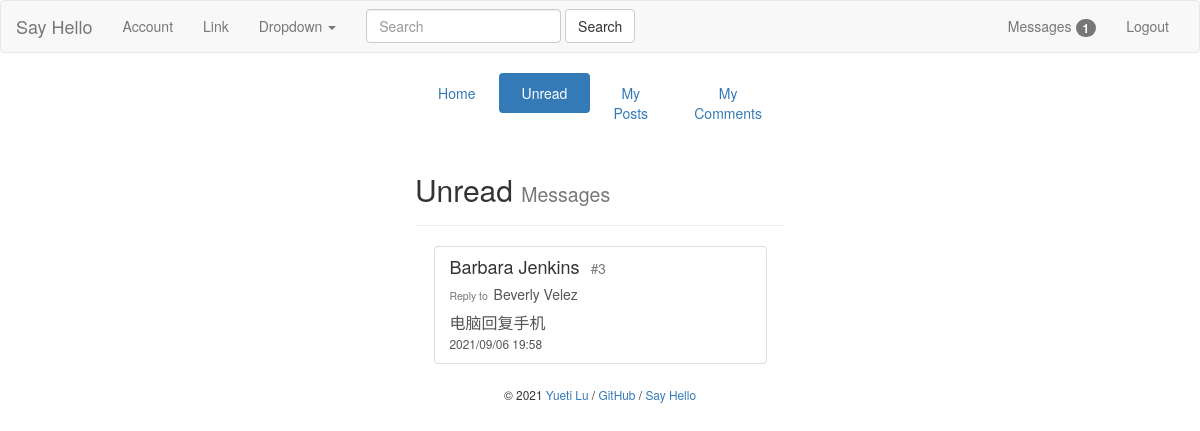
Page /admin/unreadMessages (signed in) on the committed database.
### bluelog/models.py (models this page shows)
class Comment(db.Model):
    id = db.Column(db.Integer, primary_key=True)
    name = db.Column(db.String(30))
    body = db.Column(db.Text)
    replyTo = db.Column(db.String(30))
    commentFloor = db.Column(db.Integer)
    from_admin = db.Column(db.Boolean, default=False)
    timestamp = db.Column(db.DateTime, default=datetime.now, index=True)
    post_id = db.Column(db.Integer, db.ForeignKey('post.id'))
    post = db.relationship('Post', back_populates='comments')
    user_id = db.Column(db.Integer, db.ForeignKey('user.id'))
    user = db.relationship('User', back_populates='comments')

### bluelog/blueprints/admin.py (the view)
@admin_bp.route('/unreadMessages')
def manageUnreadMessages():
    if not current_user.is_authenticated:
        return redirect(url_for('blog.index'))
    else:
        unreadMessages = UnreadMessage.query.filter(and_(UnreadMessage.user_id == current_user.id,
                                                         UnreadMessage.haveRead == 0)).all()
        unreadMessages = Comment.query.filter(Comment.id.in_([unreadMessage.comment_id for unreadMessage in unreadMessages])).all()
        return render_template('admin/manageUnreadMessage.html', comments=unreadMessages)

### bluelog/forms.py
class SearchForm(FlaskForm):
    body = StringField('SearchMessage', validators=[DataRequired()])
    submit = SubmitField('Search')

### bluelog/__init__.py (called while the page is built)
def register_template_context(app):
    @app.context_processor
    def injectSearchForm():
        searchForm = SearchForm()
        return dict(searchForm=searchForm)
    @app.context_processor
    def injectUnreadMessage():
        if current_user.is_authenticated:
            user = User.query.get(current_user.id)
            unreadMessageNum = UnreadMessage.query.filter(and_(UnreadMessage.user_id == user.id,
                                                               UnreadMessage.haveRead == 0)).count()
            return dict(unreadMessageNum=unreadMessageNum)
        else:
            return dict(unreadMessageNum=0)

### bluelog/extensions.py (called while the page is built)
@login_manager.user_loader
def load_user(user_id):
    from bluelog.models import User
    user = User.query.get(int(user_id))
    return user

### bluelog/templates/admin/manageUnreadMessage.html
{% extends 'base.html' %}
{% from "macros.html" import show_flash with context %}
{% from "macros.html" import show_footer %}
{% from "macros.html" import show_comment_in_href %}
{% block content %}
    <div class="col-md-4"></div>
    <div class="col-md-4">
        <ul class="nav nav-pills nav-justified">
            <li role="presentation"><a href="{{ url_for('admin.index') }}">Home</a></li>
            <li role="presentation" class="active"><a href="{{ url_for('admin.manageUnreadMessages') }}">Unread</a></li>
            <li role="presentation"><a href="{{ url_for('admin.managePosts') }}">My Posts</a></li>
            <li role="presentation"><a href="{{ url_for('admin.manageComments') }}">My Comments</a></li>
        </ul>
        <div class="page-header">
            <h2>Unread <small>Messages</small></h2>
        </div>
        <ul class="list-group" style="margin:0 auto; width:90%">
            {% for comment in comments %}
                {{ show_comment_in_href(comment) }}
            {% endfor %}
        </ul>
        {{ show_footer() }}
    </div>
    <div class="col-md-4"></div>
{% endblock content %}

### bluelog/templates/macros.html (shortened to what this page needs)
{% macro show_footer() %}
    <footer class="text-center" style="margin-top: 20px;">
        <small> &copy; 2021 <a href="https://github.com/luyueti111" title="Written by Grey Li">Yueti Lu</a> /
            <a href="https://github.com/luyueti111/Bluelog" title="Fork me on GitHub">GitHub</a> /
            <a href="{{ url_for('blog.hello') }}" title="A HelloFlask project">Say Hello</a>
        </small>
    </footer>
{% endmacro %}
{% macro show_comment_in_href(comment) %}
    {% set post = comment.post %}
    <a class="list-group-item" href="{{ url_for('blog.replyPage', post_id=comment.post_id) }}">
        {% if comment.name == post.name %}
            <h4 class="list-group-item-heading text-info">{{ comment.name }}<small>&nbsp;&nbsp;&nbsp;#{{ comment.commentFloor }}</small>
            </h4>
        {% else %}
            <h4 class="list-group-item-heading">{{ comment.name }}<small>&nbsp;&nbsp;&nbsp;#{{ comment.commentFloor }}</small>
            </h4>
        {% endif %}
        {% if comment.replyTo is not none %}
            <h5><small>Reply to&nbsp;&nbsp;</small>{{ comment.replyTo }}</h5>
        {% endif %}
        <p class="list-group-item-text"
           style="width: 100%; word-break: break-all; word-wrap: break-word; font-size: medium">{{ comment.body }}</p>
        <small>
            {{ comment.timestamp.strftime('%Y/%m/%d %H:%M') }}
        </small>
    </a>
{% endmacro %}

### rows in the picture
Comment: name "Barbara Jenkins", commentFloor "3", replyTo "Beverly Velez", body "电脑回复手机", timestamp "2021/09/06 19:58"

### other values in the picture
{{ unreadMessageNum }} "1"
